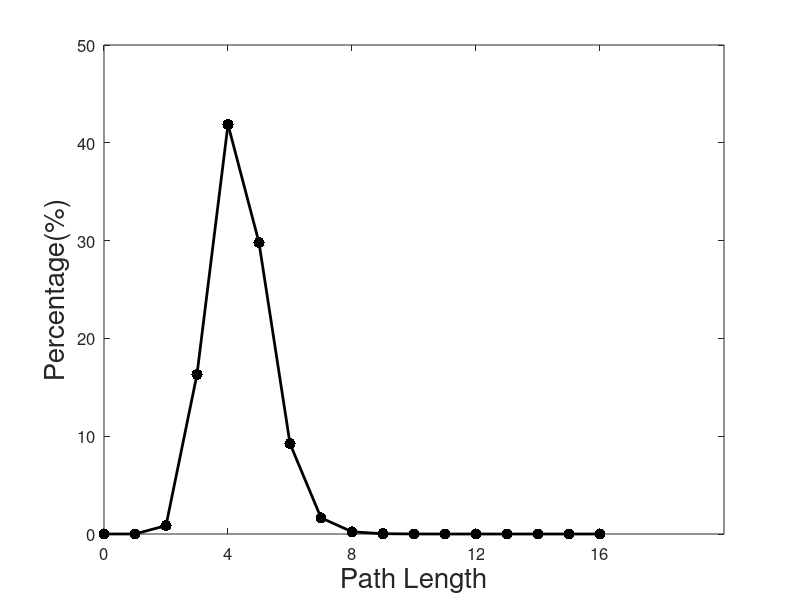

This chart was generated by the following MATLAB code:
function draw_paths()
    Y = [0, 28014986, 5877418361, 111830807342, 286847846941, 204059927677, 63267565958, 11340749602, 1539082032, 199971465, 24575845, 2372517, 178665, 13228, 1038, 57, 2];
    Y_sum = sum(Y);
    Y = Y./Y_sum;
    X = 0:length(Y)-1;
    plot(X, Y, '-k.', 'markers', 24, 'LineWidth', 2);
    set(gca,'XTick',(0:4:16))
    set(gca, 'yticklabel', cellstr(num2str(get(gca,'ytick')'*100)));
    set(gca, 'FontSize', 12);
    xlabel('Path Length','FontSize',20);
    ylabel('Percentage(%)','FontSize',20);
    title('');
    grid off;
    print('./results/graph/paths.eps', '-depsc')
end